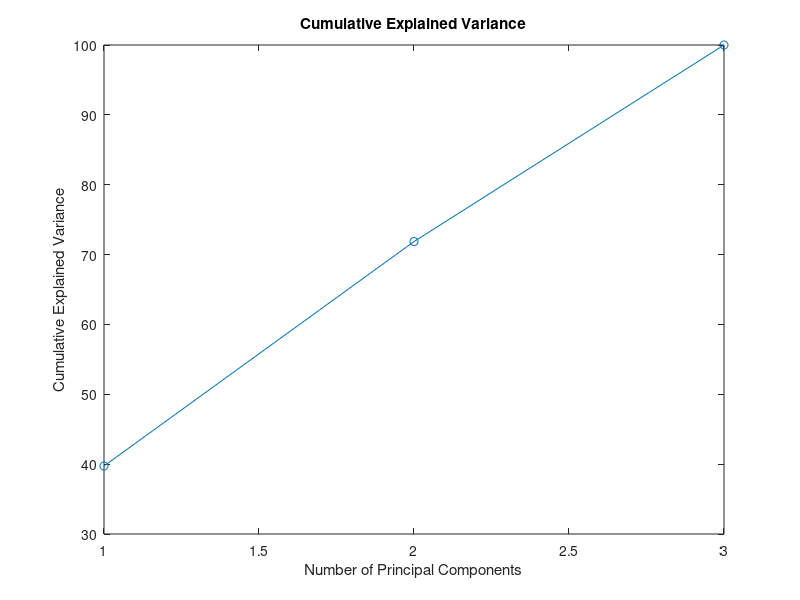

Source code (MATLAB):
% Generate synthetic data
rng(1); % Set random seed for reproducibility
data = randn(100, 3); % 100 samples with 3 features

% Perform PCA
[coeff, score, latent, ~, explained] = pca(data);

% Display results
disp('Principal components (coefficients):');
disp(coeff);

disp('Principal component scores:');
disp(score);

disp('Variance explained by each principal component:');
disp(explained);

% Plot the cumulative explained variance
figure;
plot(cumsum(explained), 'o-');
xlabel('Number of Principal Components');
ylabel('Cumulative Explained Variance');
title('Cumulative Explained Variance');

% Select the number of components based on a desired explained variance threshold
desiredExplainedVariance = 95; % Set your desired threshold
numComponents = find(cumsum(explained) >= desiredExplainedVariance, 1);

disp(['Number of principal components to achieve ' num2str(desiredExplainedVariance) '% explained variance: ' num2str(numComponents)]);

% Use the selected number of components for dimensionality reduction
reducedData = score(:, 1:numComponents);

% You can now use 'reducedData' for further analysis or visualization
